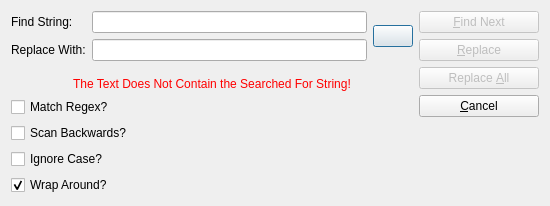
<?xml version="1.0" encoding="UTF-8"?>
<ui version="4.0">
 <class>FindReplaceDialog</class>
 <widget class="QDialog" name="FindReplaceDialog">
  <property name="geometry">
   <rect>
    <x>0</x>
    <y>0</y>
    <width>550</width>
    <height>206</height>
   </rect>
  </property>
  <property name="windowTitle">
   <string>Find or Replace</string>
  </property>
  <layout class="QHBoxLayout" name="horizontalLayout_3">
   <item>
    <layout class="QVBoxLayout" name="verticalLayout_2">
     <item>
      <layout class="QHBoxLayout" name="horizontalLayout">
       <item>
        <layout class="QVBoxLayout" name="verticalLayout_3">
         <item>
          <widget class="QLabel" name="findLabel">
           <property name="text">
            <string>Find String:</string>
           </property>
          </widget>
         </item>
         <item>
          <widget class="QLabel" name="replaceLabel">
           <property name="text">
            <string>Replace With:</string>
           </property>
          </widget>
         </item>
        </layout>
       </item>
       <item>
        <layout class="QVBoxLayout" name="verticalLayout_4">
         <item>
          <widget class="QLineEdit" name="findLineEdit"/>
         </item>
         <item>
          <widget class="QLineEdit" name="replaceLineEdit"/>
         </item>
        </layout>
       </item>
       <item>
        <widget class="QPushButton" name="swapButton">
         <property name="text">
          <string/>
         </property>
         <property name="icon">
          <iconset resource="images.qrc">
           <normaloff>:/images/icons/transfer.png</normaloff>:/images/icons/transfer.png</iconset>
         </property>
         <property name="iconSize">
          <size>
           <width>24</width>
           <height>32</height>
          </size>
         </property>
        </widget>
       </item>
      </layout>
     </item>
     <item>
      <spacer name="verticalSpacer_2">
       <property name="orientation">
        <enum>Qt::Vertical</enum>
       </property>
       <property name="sizeHint" stdset="0">
        <size>
         <width>20</width>
         <height>40</height>
        </size>
       </property>
      </spacer>
     </item>
     <item>
      <widget class="QLabel" name="notFoundLabel">
       <property name="text">
        <string>&lt;html&gt;&lt;head/&gt;&lt;body&gt;&lt;p&gt;&lt;span style=&quot; color:#ff0000;&quot;&gt;The Text Does Not Contain the Searched For String!&lt;/span&gt;&lt;/p&gt;&lt;/body&gt;&lt;/html&gt;</string>
       </property>
       <property name="alignment">
        <set>Qt::AlignCenter</set>
       </property>
      </widget>
     </item>
     <item>
      <widget class="QCheckBox" name="matchRegexCheck">
       <property name="text">
        <string>Match Regex?</string>
       </property>
      </widget>
     </item>
     <item>
      <widget class="QCheckBox" name="scanBackwardsCheck">
       <property name="text">
        <string>Scan Backwards?</string>
       </property>
      </widget>
     </item>
     <item>
      <widget class="QCheckBox" name="ignoreCaseCheck">
       <property name="text">
        <string>Ignore Case?</string>
       </property>
      </widget>
     </item>
     <item>
      <widget class="QCheckBox" name="wrapAroundCheck">
       <property name="text">
        <string>Wrap Around?</string>
       </property>
       <property name="checked">
        <bool>true</bool>
       </property>
      </widget>
     </item>
    </layout>
   </item>
   <item>
    <layout class="QVBoxLayout" name="verticalLayout">
     <item>
      <widget class="QPushButton" name="findNextButton">
       <property name="enabled">
        <bool>false</bool>
       </property>
       <property name="sizePolicy">
        <sizepolicy hsizetype="Minimum" vsizetype="Fixed">
         <horstretch>0</horstretch>
         <verstretch>0</verstretch>
        </sizepolicy>
       </property>
       <property name="minimumSize">
        <size>
         <width>120</width>
         <height>0</height>
        </size>
       </property>
       <property name="text">
        <string>&amp;Find Next</string>
       </property>
       <property name="shortcut">
        <string>Ctrl+F</string>
       </property>
      </widget>
     </item>
     <item>
      <widget class="QPushButton" name="replaceButton">
       <property name="enabled">
        <bool>false</bool>
       </property>
       <property name="sizePolicy">
        <sizepolicy hsizetype="Minimum" vsizetype="Fixed">
         <horstretch>0</horstretch>
         <verstretch>0</verstretch>
        </sizepolicy>
       </property>
       <property name="minimumSize">
        <size>
         <width>120</width>
         <height>0</height>
        </size>
       </property>
       <property name="text">
        <string>&amp;Replace</string>
       </property>
       <property name="shortcut">
        <string>Ctrl+R</string>
       </property>
      </widget>
     </item>
     <item>
      <widget class="QPushButton" name="replaceAllButton">
       <property name="enabled">
        <bool>false</bool>
       </property>
       <property name="sizePolicy">
        <sizepolicy hsizetype="Minimum" vsizetype="Fixed">
         <horstretch>0</horstretch>
         <verstretch>0</verstretch>
        </sizepolicy>
       </property>
       <property name="minimumSize">
        <size>
         <width>120</width>
         <height>0</height>
        </size>
       </property>
       <property name="text">
        <string>Replace &amp;All</string>
       </property>
      </widget>
     </item>
     <item>
      <widget class="QPushButton" name="cancelButton">
       <property name="sizePolicy">
        <sizepolicy hsizetype="Minimum" vsizetype="Fixed">
         <horstretch>0</horstretch>
         <verstretch>0</verstretch>
        </sizepolicy>
       </property>
       <property name="minimumSize">
        <size>
         <width>120</width>
         <height>0</height>
        </size>
       </property>
       <property name="text">
        <string>&amp;Cancel</string>
       </property>
      </widget>
     </item>
     <item>
      <spacer name="verticalSpacer">
       <property name="orientation">
        <enum>Qt::Vertical</enum>
       </property>
       <property name="sizeHint" stdset="0">
        <size>
         <width>20</width>
         <height>40</height>
        </size>
       </property>
      </spacer>
     </item>
    </layout>
   </item>
  </layout>
 </widget>
 <resources>
  <include location="images.qrc"/>
 </resources>
 <connections>
  <connection>
   <sender>matchRegexCheck</sender>
   <signal>toggled(bool)</signal>
   <receiver>swapButton</receiver>
   <slot>setDisabled(bool)</slot>
   <hints>
    <hint type="sourcelabel">
     <x>207</x>
     <y>99</y>
    </hint>
    <hint type="destinationlabel">
     <x>386</x>
     <y>36</y>
    </hint>
   </hints>
  </connection>
  <connection>
   <sender>findLineEdit</sender>
   <signal>textChanged(QString)</signal>
   <receiver>FindReplaceDialog</receiver>
   <slot>findFieldChanged(QString)</slot>
   <hints>
    <hint type="sourcelabel">
     <x>226</x>
     <y>22</y>
    </hint>
    <hint type="destinationlabel">
     <x>271</x>
     <y>98</y>
    </hint>
   </hints>
  </connection>
  <connection>
   <sender>replaceLineEdit</sender>
   <signal>textChanged(QString)</signal>
   <receiver>FindReplaceDialog</receiver>
   <slot>replaceFieldChanged(QString)</slot>
   <hints>
    <hint type="sourcelabel">
     <x>226</x>
     <y>50</y>
    </hint>
    <hint type="destinationlabel">
     <x>271</x>
     <y>98</y>
    </hint>
   </hints>
  </connection>
  <connection>
   <sender>matchRegexCheck</sender>
   <signal>toggled(bool)</signal>
   <receiver>FindReplaceDialog</receiver>
   <slot>regexToggled(bool)</slot>
   <hints>
    <hint type="sourcelabel">
     <x>207</x>
     <y>99</y>
    </hint>
    <hint type="destinationlabel">
     <x>271</x>
     <y>98</y>
    </hint>
   </hints>
  </connection>
  <connection>
   <sender>cancelButton</sender>
   <signal>clicked()</signal>
   <receiver>FindReplaceDialog</receiver>
   <slot>accept()</slot>
   <hints>
    <hint type="sourcelabel">
     <x>454</x>
     <y>117</y>
    </hint>
    <hint type="destinationlabel">
     <x>409</x>
     <y>158</y>
    </hint>
   </hints>
  </connection>
  <connection>
   <sender>findNextButton</sender>
   <signal>clicked()</signal>
   <receiver>FindReplaceDialog</receiver>
   <slot>findNextPressed()</slot>
   <hints>
    <hint type="sourcelabel">
     <x>479</x>
     <y>23</y>
    </hint>
    <hint type="destinationlabel">
     <x>415</x>
     <y>141</y>
    </hint>
   </hints>
  </connection>
  <connection>
   <sender>replaceButton</sender>
   <signal>clicked()</signal>
   <receiver>FindReplaceDialog</receiver>
   <slot>replacePressed()</slot>
   <hints>
    <hint type="sourcelabel">
     <x>459</x>
     <y>54</y>
    </hint>
    <hint type="destinationlabel">
     <x>420</x>
     <y>181</y>
    </hint>
   </hints>
  </connection>
  <connection>
   <sender>replaceAllButton</sender>
   <signal>clicked()</signal>
   <receiver>FindReplaceDialog</receiver>
   <slot>replaceAllPressed()</slot>
   <hints>
    <hint type="sourcelabel">
     <x>492</x>
     <y>81</y>
    </hint>
    <hint type="destinationlabel">
     <x>407</x>
     <y>196</y>
    </hint>
   </hints>
  </connection>
 </connections>
 <slots>
  <slot>findFieldChanged(QString)</slot>
  <slot>replaceFieldChanged(QString)</slot>
  <slot>regexToggled(bool)</slot>
  <slot>findNextPressed()</slot>
  <slot>replacePressed()</slot>
  <slot>replaceAllPressed()</slot>
 </slots>
</ui>
